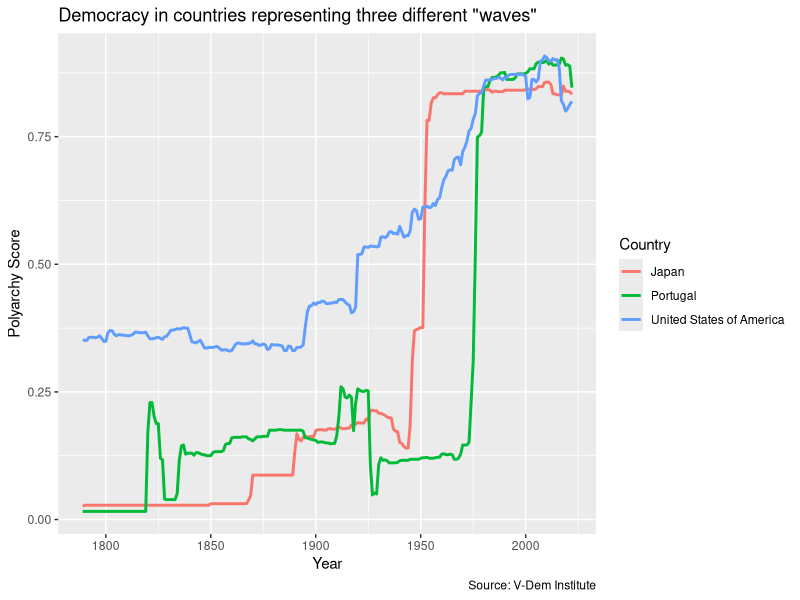
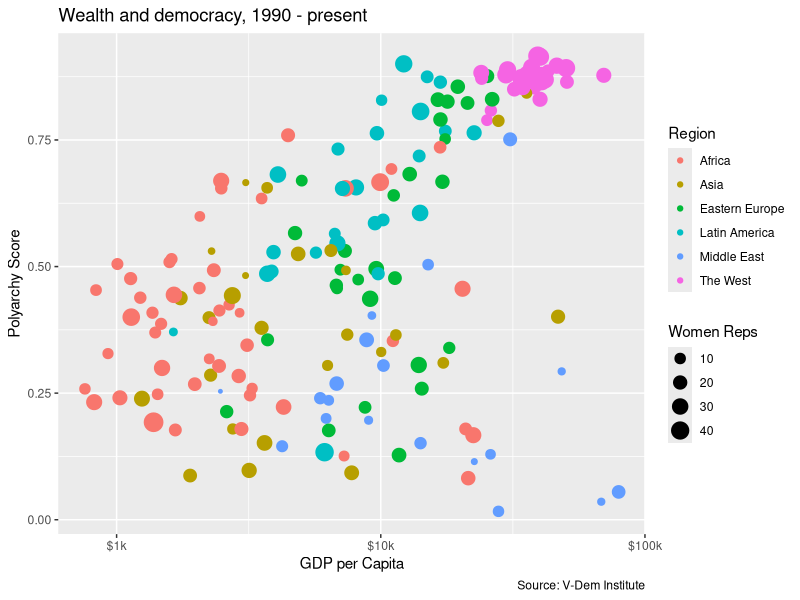
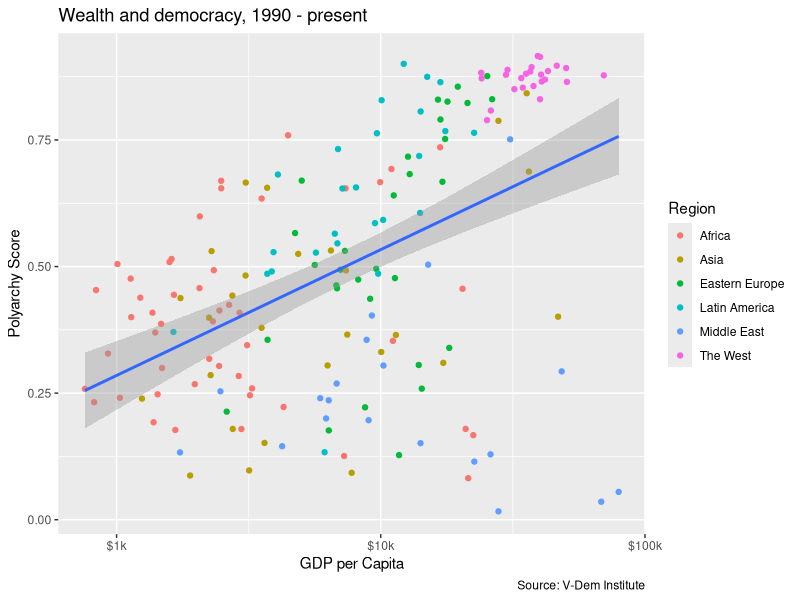
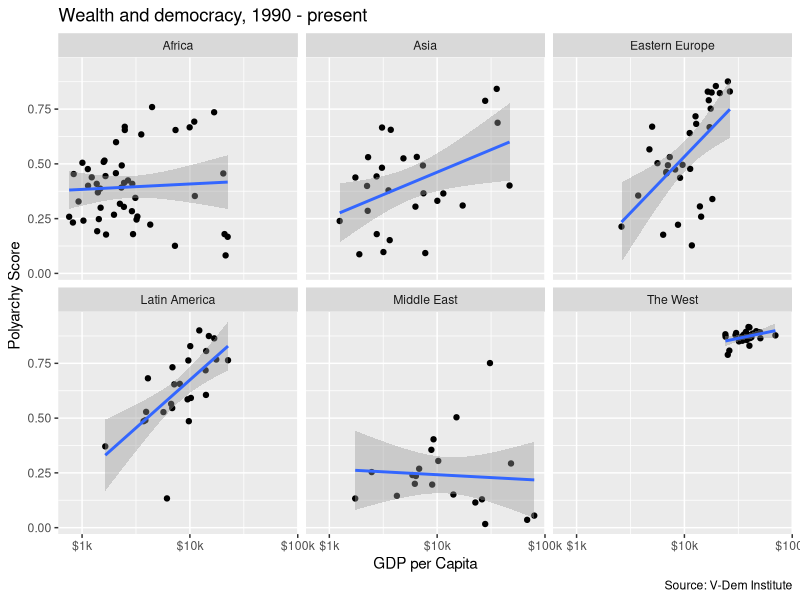
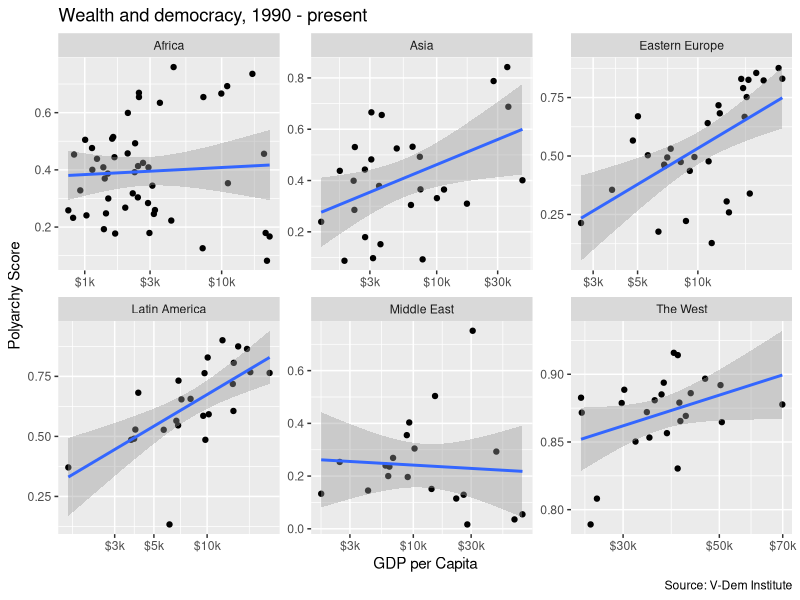
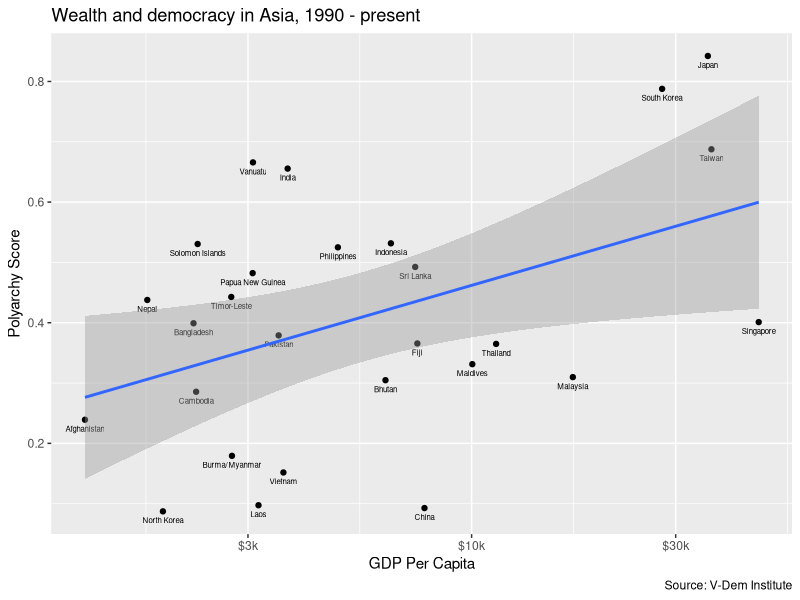

The R script that drew these images, in order:
## ---- chunk 1
library(tidyverse)
## ---- chunk 2
dem_waves_ctrs <- read_csv("data/dem_waves_ctrs.csv")
## ---- chunk 3
#| label: linechart

# in this ggplot() call, we add a third dimension for line color
ggplot(dem_waves_ctrs, aes(x = year, y = polyarchy, color = country)) +
  geom_line(linewidth = 1) + # our geom is a line with a width of 1
  labs(
    x = "Year", 
    y = "Polyarchy Score", 
    title = 'Democracy in countries representing three different "waves"', 
    caption = "Source: V-Dem Institute", 
    color = "Country" # make title of legend to upper case
  )
## ---- chunk 4
#| label: ctry_data
dem_summary_ctry <- read_csv("data/dem_women.csv") |>
  group_by(country, region) |> # group by country, keep region
  summarize(
    polyarchy = mean(polyarchy, na.rm = TRUE),
    gdp_pc = mean(gdp_pc, na.rm = TRUE), 
    flfp = mean(flfp, na.rm = TRUE), 
    women_rep = mean(women_rep, na.rm = TRUE)
  )
## ---- chunk 5
#| label: scatterplot

# in this ggplot() call we have four dimensions
# x, y, color, and size
ggplot(dem_summary_ctry, aes(x = gdp_pc, y = polyarchy, color = region, size = women_rep)) + 
  geom_point() + # use geom_point() for scatter plots
  scale_x_log10(labels = scales::label_number(prefix = "$", suffix = "k")) +
  labs(
    x= "GDP per Capita", 
    y = "Polyarchy Score",
    title = "Wealth and democracy, 1990 - present", 
    caption = "Source: V-Dem Institute", 
    color = "Region",
    size = "Women Reps"
    )
## ---- chunk 6
#| label: trendline
ggplot(dem_summary_ctry, aes(x = gdp_pc, y = polyarchy)) + 
  geom_point(aes(color = region)) + 
  geom_smooth(method = "lm", linewidth = 1) + 
  scale_x_log10(labels = scales::label_number(prefix = "$", suffix = "k")) +
  labs(
    x= "GDP per Capita", 
    y = "Polyarchy Score",
    title = "Wealth and democracy, 1990 - present", 
    caption = "Source: V-Dem Institute", 
    color = "Region"
    )
## ---- chunk 7
#| label: facet_wrap
ggplot(dem_summary_ctry, aes(x = gdp_pc, y = polyarchy)) + 
  geom_point() + 
  geom_smooth(method = "lm", linewidth = 1) + 
  facet_wrap(~ region) +
  scale_x_log10(labels = scales::label_number(prefix = "$", suffix = "k")) +
  labs(
    x= "GDP per Capita", 
    y = "Polyarchy Score",
    title = "Wealth and democracy, 1990 - present", 
    caption = "Source: V-Dem Institute"
    )
## ---- chunk 8
#| label: scales_free
ggplot(dem_summary_ctry, aes(x = gdp_pc, y = polyarchy)) + 
  geom_point() + 
  geom_smooth(method = "lm", linewidth = 1) + 
  facet_wrap(~ region, scales = "free") +
  scale_x_log10(labels = scales::label_number(prefix = "$", suffix = "k")) +
  labs(
    x= "GDP per Capita", 
    y = "Polyarchy Score",
    title = "Wealth and democracy, 1990 - present", 
    caption = "Source: V-Dem Institute"
    )
## ---- chunk 9
#| label: country_labels
dem_summary_ctry |> 
  filter(region == "Asia") |>
  ggplot(aes(x = gdp_pc, y = polyarchy)) + 
    geom_point() + 
    geom_text(aes(label = country), size = 2, vjust = 2) +
    geom_smooth(method = "lm", linewidth = 1) +
    scale_x_log10(labels = scales::label_number(prefix = "$", suffix = "k")) +
      labs(
        x= "GDP Per Capita", 
        y = "Polyarchy Score",
        title = "Wealth and democracy in Asia, 1990 - present", 
        caption = "Source: V-Dem Institute"
        )
